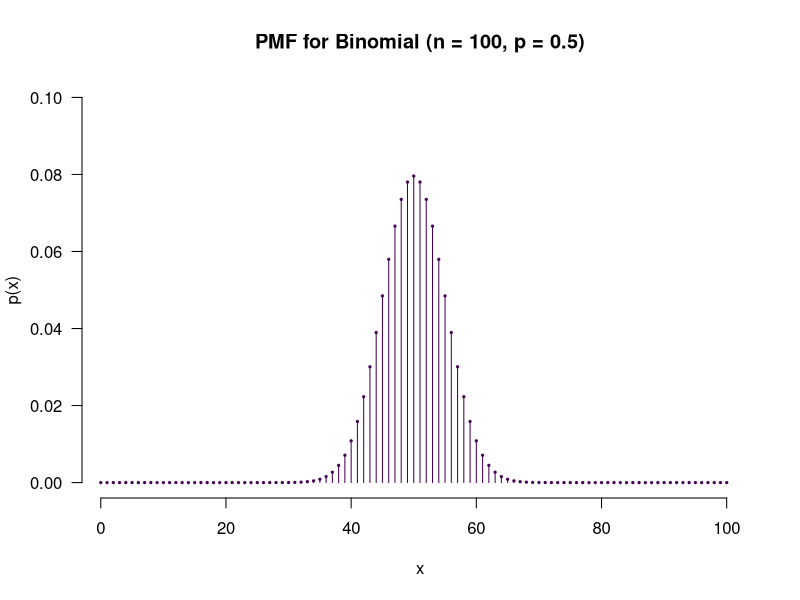
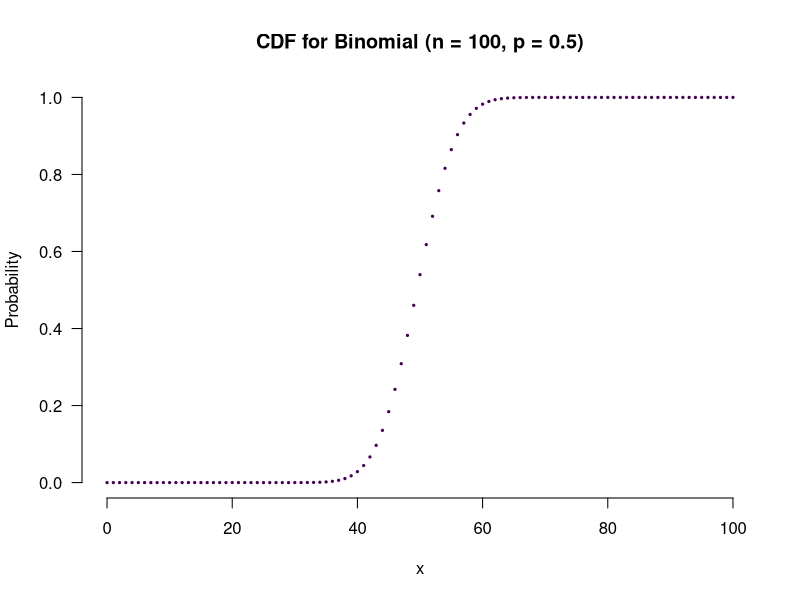
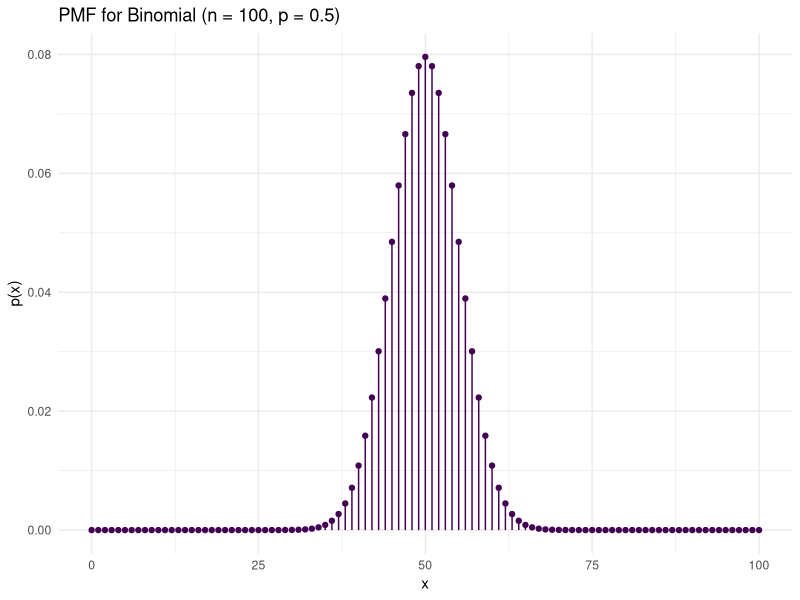
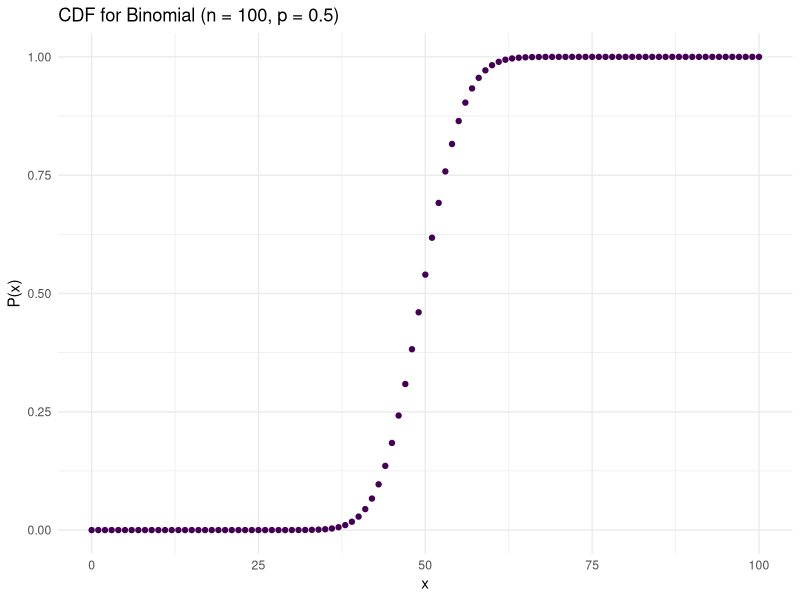
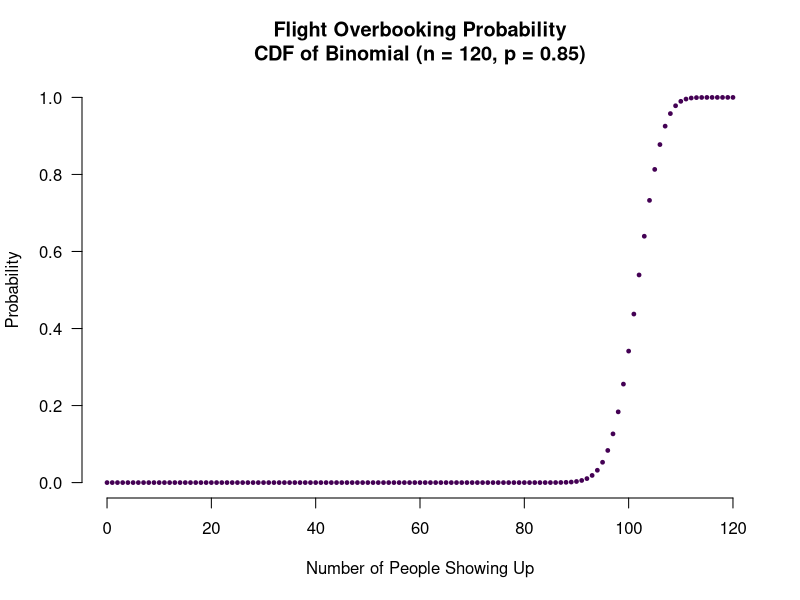
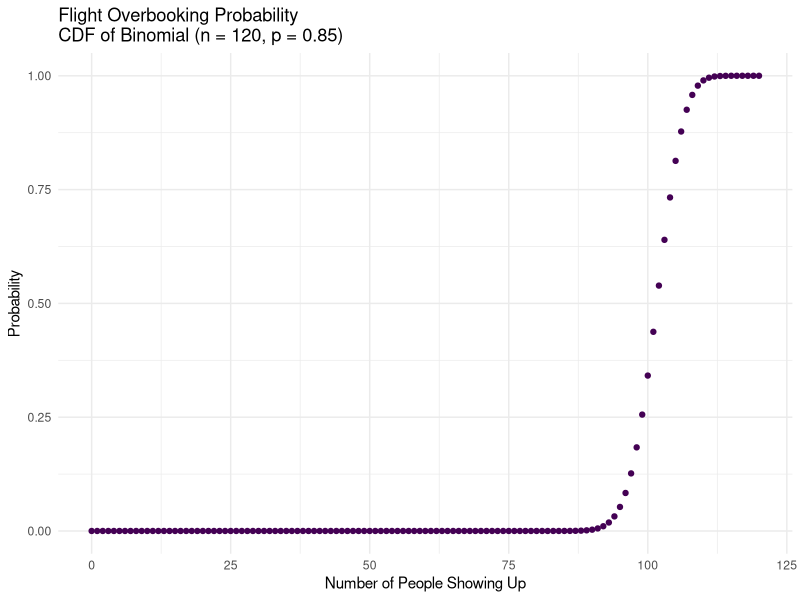
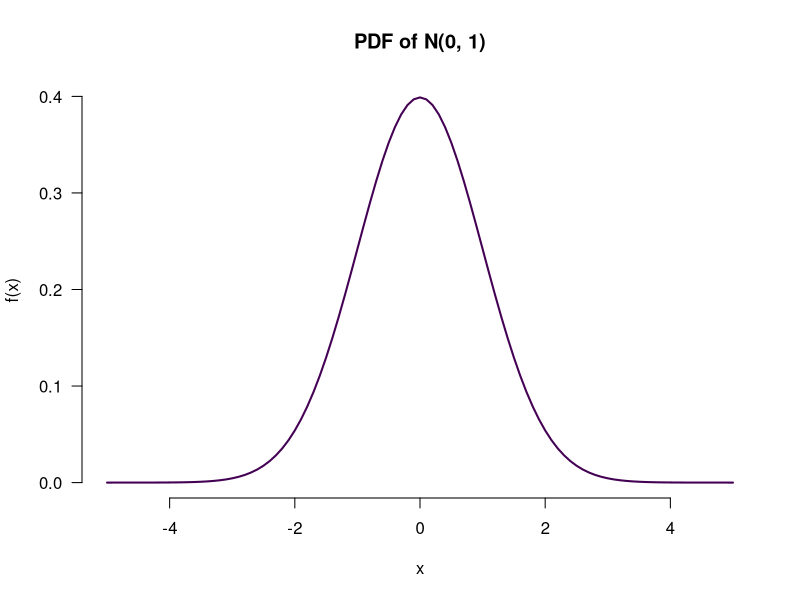
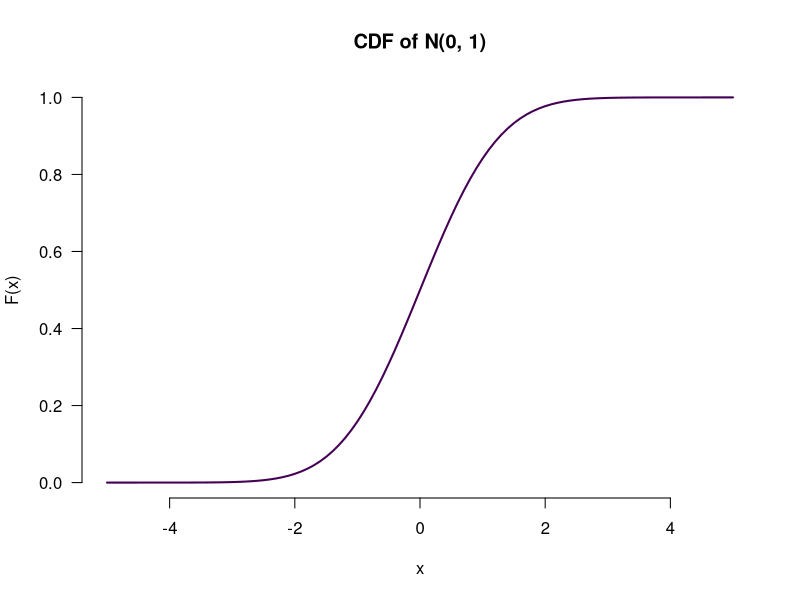

Recreate these plots in R, in order.
## ---- chunk 1
# The first line sets an option for the final document that can be produced from
# the .Rmd file. Don't worry about it.
knitr::opts_chunk$set(
  echo = TRUE, # show results
  collapse = TRUE # not interrupt chunks
)

# The next bit (lines 50-69) is quite powerful and useful.
# First you define which packages you need for your analysis and assign it to
# the p_needed object.
p_needed <-
  c("viridis","ggplot2")

# Now you check which packages are already installed on your computer.
# The function installed.packages() returns a vector with all the installed
# packages.
packages <- rownames(installed.packages())
# Then you check which of the packages you need are not installed on your
# computer yet. Essentially you compare the vector p_needed with the vector
# packages. The result of this comparison is assigned to p_to_install.
p_to_install <- p_needed[!(p_needed %in% packages)]
# If at least one element is in p_to_install you then install those missing
# packages.
if (length(p_to_install) > 0) {
  install.packages(p_to_install)
}
# Now that all packages are installed on the computer, you can load them for
# this project. Additionally the expression returns whether the packages were
# successfully loaded.
sapply(p_needed, require, character.only = TRUE)
## ---- chunk 2
dbinom(x = 1, size = 1, prob = 0.8)  # What does the result tell us?  

dbinom(x = 0, size = 1, prob = 0.8)  # What does the result tell us?
## ---- chunk 3
rbinom(n = 1, size = 1, prob = 0.5)
## ---- chunk 4
trial1 <- rbinom(n = 1000, size = 1, prob = 0.5)
## ---- chunk 5
table(trial1)
## ---- chunk 6
dbinom(x = c(0, 1, 2),
       size = 2,
       prob = 0.5)
## ---- chunk 7
pbinom(1, 2, 0.5)
## ---- chunk 8
1 - pbinom(1, 2, 0.5)

# or:

pbinom(1, 2, 0.5, lower.tail = F)
## ---- chunk 9
ex_trial <- rbinom(n = 1000, size = 2, prob = 0.5)
table(ex_trial)
## ---- chunk 10
# First, we need an x-axis
x_values <- c(0:100)

# Now we produce an empty plot.
plot(
  x = x_values,
  ylim = c(0, 0.1), # With ylim you can adjust the limits of the y axis.
  type = "n",       # type "n" produces an empty plot window.
  main = "PMF for Binomial (n = 100, p = 0.5)",
  xlab = "x",
  ylab = "p(x)",
  las = 1,
  frame = F
  )

# Let's add the points.
points(x_values, 
       dbinom(x_values, size = 100, p = 0.5), 
       cex = 0.3, 
       pch = 19, 
       col = viridis(1)
       )

# And those lines we know from the lecture.
segments(x0 = x_values, 
         y0 = 0, 
         x1 = x_values, 
         y1 = dbinom(x_values, size = 100, p = 0.5), 
         col = viridis(1)
         )  
## ---- chunk 11
plot(x = x_values, 
     y = pbinom(x_values, size = 100, p = 0.5),
     type = "p",
     main = "CDF for Binomial (n = 100, p = 0.5)",
     xlab = "x",
     ylab = "Probability",
     bty = "n",
     las = 1,
     pch = 19, 
     cex = 0.3, 
     col = viridis(1),
     frame = F
     )
## ---- chunk 12
library(ggplot2) 

# create a dataset
binom_data <- data.frame(x = x_values, 
                         density = dbinom(x_values, size = 100, p = 0.5))

# plot 
ggplot( # empty plot for our data
  data = binom_data, # data used for plotting
  mapping = aes(x = x, y = density) # axes
) + 
  geom_point(color = viridis(1)) + # add points
  geom_segment(aes( # add lines 
    x = x, xend = x, # how thick the lines will be
    y = 0, yend = density # how long the lines will be
  ),
  color = viridis(1) # color the lines
  ) +
  theme_minimal() + # change the appearance 
  labs(
    title = "PMF for Binomial (n = 100, p = 0.5)",
    y = "p(x)"
  )  
## ---- chunk 13

# Add new column to our dataset 

binom_data$CDF <- pbinom(x_values, size = 100, p = 0.5) 

ggplot(
  data = binom_data, # data used for plotting
  mapping = aes(x = x, y = CDF) # axes
) +
  geom_point(color = viridis(1)) + # add points
  theme_minimal() + # change the appearance 
  labs(
    title = "CDF for Binomial (n = 100, p = 0.5)",
    y = "P(x)"
  )  
## ---- chunk 14
# Answer to a):
1 - pbinom(q = 100, size = 120, p = 0.85)
## ---- chunk 15
# Answer to b):
passengers  <- 0:120 # for x-axis

plot(x = passengers, 
     y = pbinom(q = passengers, size = 120, p = 0.85),
     bty = "n",
     las = 1,
     pch = 19,
     xlab = "Number of People Showing Up",
     ylab = "Probability",
     main = "Flight Overbooking Probability\nCDF of Binomial (n = 120, p = 0.85)",
     cex = 0.5, 
     col = viridis(1),
     frame = F
     )
## ---- chunk 16
# Answer to b):

# create a dataframe 
airline_data <- data.frame(x = 0:120,
                           CDF = pbinom(q = 0:120, size = 120, p = 0.85))
# plot 
ggplot(data = airline_data,  # data used for plotting
       mapping = aes(x = x, y = CDF)) +
  geom_point(color = viridis(1)) + # add points
  theme_minimal() + # change the appearance
  labs(x = "Number of People Showing Up",
       y = "Probability",
       title = "Flight Overbooking Probability\nCDF of Binomial (n = 120, p = 0.85)")  
## ---- chunk 17
# Answer to c):
1 - pbinom(q = 100, size = 110, p = 0.85)
## ---- chunk 18
pnorm(q = 1.5, mean = 0, sd = 1)
## ---- chunk 19
1 - pnorm(q = 1.5, mean = 0, sd = 1)
## ---- chunk 20
qnorm(p = 0.3, mean = 0, sd = 1)
## ---- chunk 21
rnorm(n = 20, mean = 0, sd = 1)
## ---- chunk 22
x_values <- seq(from = -5, to = 5, by = 0.1)

plot(x = x_values, 
     y = dnorm(x_values),
     bty = "n", 
     las = 1,
     type = "l",
     col = viridis(1),
     lwd = 2,
     main = "PDF of N(0, 1)",
     ylab = "f(x)",
     xlab = "x"
     )

plot(x = x_values, 
     y = pnorm(x_values),
     bty = "n", 
     las = 1,
     type = "l",
     col = viridis(1),
     lwd = 2,
     main = "CDF of N(0, 1)",
     ylab = "F(x)",
     xlab = "x"
     )

# What if we have a different mean and sd?
plot(x = x_values, 
     y = dnorm(x_values, mean = 3, sd = 0.1),
     bty = "n", 
     las = 1,
     type = "l",
     col = viridis(1),
     lwd = 2,
     main = "PDF of N(1, 2)",
     ylab = "f(x)",
     xlab = "x"
     )
## ---- chunk 23
x_values <- seq(from = -5, to = 5, by = 0.1)

# ggplot can also work without datasets

ggplot() + # this creates an empty plot
  geom_line(aes(x = x_values, y = dnorm(x_values)),
            color = viridis(1)) +
  labs(title = "PDF of N(0, 1)",
       y = "f(x)",
       x = "x") +
  theme_bw()

ggplot() + # this creates an empty plot
  geom_line(aes(x = x_values, y = pnorm(x_values)),
            color = viridis(1)) +
  labs(title = "CDF of N(0, 1)",
       y = "F(x)",
       x = "x") +
  theme_bw()

ggplot() + # this creates an empty plot
  geom_line(aes(x = x_values, y = dnorm(x_values, mean = 3, sd = 0.1)),
            color = viridis(1)) +
  labs(title = "PDF of N(1, 2)",
       y = "f(x)",
       x = "x") +
  theme_bw()

## ---- chunk 24
n <- 120
p <- 0.85
mean <- n * p
sd <- sqrt((n * p * (1 - p)))  # Why do we have to use the square root?
## ---- chunk 25
# part a)
1 - pnorm(q = 100, mean = mean, sd = sd)

# part b)
passengers <- seq(from = 0, to = 120, by = 0.01)
densities <- dnorm(passengers, mean = mean, sd = sd)

plot(
  x = passengers,
  y = densities,
  bty = "n",
  las = 1,
  col = viridis(1),
  xlab = "Number of People Showing Up",
  ylab = "Probability Density",
  type = "l", 
  lwd = 2, 
  cex = 2, 
  main = "Flight Overbooking Probability \nPDF of N(mean = 102, var = 15.3)"
)

# part c)
1 - pnorm(q = 100, mean = mean, sd = sd)
1 - pbinom(q = 100, size = n, prob = p)
## ---- chunk 26
# part a)
1 - pnorm(q = 100, mean = mean, sd = sd)

# part b)
# modify dataset from before 
airline_data$CDF_normal <- dnorm(airline_data$x, mean = mean, sd = sd)

ggplot(airline_data,
       aes(x = x,
           y = CDF_normal)) +
  geom_point(color = viridis(1)) +
  labs(
    title = "Flight Overbooking Probability \nPDF of N(mean = 102, var = 15.3)",
    x = "Number of People Showing Up",
    y = "Probability Density"
  )  +
  theme_bw()

# part c)
1 - pnorm(q = 100, mean = mean, sd = sd)
1 - pbinom(q = 100, size = n, prob = p)
## ---- chunk 27
pop <- rnorm(1000, mean = 32, sd = 5) # we know the "true" values
summary(pop)
var(pop)

hist(pop,
     bty = "n",
     las = 1,
     border = "white",
     col = viridis(1)
     )

plot(density(pop),
     bty = "n",
     las = 1,
     col = viridis(1),
     lwd = 2,
     main = "Density of pop"
     )

sample(pop, 200) # take a random sample of size 200 from the population
## ---- chunk 28
trial1 <- rep(NA, 100) 
## ---- chunk 29
for (i in 1:100){
  trial1[i] <- mean(sample(pop, 100))
}

trial1
## ---- chunk 30
hist(trial1,
     bty = "n",
     las = 1,
     border = "white",
     col = viridis(1),
     xlim = c(30, 34),
     main = "Distribution of sample means\n(sample size: n = 100)"
     )

mean(trial1)
var(trial1)
## ---- chunk 31
trial2 <- rep(NA, 100)

for (i in 1:100){
  trial2[i] <- mean(sample(pop, 400))
}

hist(trial2,
     bty = "n",
     las = 1,
     border = "white", 
     col = viridis(1),
     xlim = c(30, 34), 
     main = "Distribution of sample means\n(sample size: n = 400)"
     )

mean(trial2)
var(trial2)
## ---- chunk 32
var(pop)/400
## ---- chunk 33
income <- rgamma(1000, shape = 1.1, scale = 2000) 
summary(income)
var(income)

# Let's have a look.
par(mfrow = c(1, 2)) # two plots side-by-side (alternative to chunk arguments)
hist(income,
     bty = "n",
     las = 1,
     border = "white",
     col = viridis(2)[1]
     )

plot(density(income),
     bty = "n",
     las = 1,
     col = viridis(2)[2],
     lwd = 2,
     main = "Density of income"
     )
## ---- chunk 34
trial3 <- rep(NA, 100)

for (i in 1:100){
  trial3[i] <- mean(sample(income, 100))
}

hist(trial3 ,
     bty = "n",
     las = 1,
     border = "white",
     col = viridis(1),
     xlim = c(1500, 3000),
     main = "Distribution of sample means\n(sample size: n = 100)"
     )

plot(density(trial3),
     bty = "n",
     las = 1,
     lwd = 2,
     col = viridis(1),
     xlim = c(1500, 3000),
     main = "Density of sample means\n(sample size: n = 100)"
     )

mean(trial3)
var(trial3)
## ---- chunk 35
trial4 <- rep(NA, 100)

for (i in 1:100){
  trial4[i] <- mean(sample(income, 400)) #this time, we sample 400 people
}

hist(trial4,
     bty = "n",
     las = 1,
     border = "white",
     col = viridis(1),
     xlim = c(1500, 3000),
     main = "Distribution of sample means\n(sample size: n = 400)"
     )

plot(density(trial4),
     bty = "n", 
     las = 1,
     lwd = 2,
     col = viridis(1),
     xlim = c(1500, 3000),
     main = "Density of sample means\n(sample size: n = 400)"
     )

mean(trial4)
var(trial4)
## ---- chunk 36
trial4 <- rep(NA, 100)

for (i in 1:100){
  trial4[i] <- mean(sample(income, 400)) #this time, we sample 400 people
}

ggplot() +
  geom_histogram(aes(x = trial4),
                 boundary = 2200, 
                 binwidth = 20,
                 color = "white",
                 fill = viridis(1)) +
  theme_bw() +
  labs(title = "Distribution of sample means\n(sample size: n = 400)")

ggplot() +
 geom_density(aes(trial4)) +
  labs(title = "Density of sample means\n(sample size: n = 400)",
       y = "F(x)",
       x = "x") +
  theme_bw()

mean(trial4)
var(trial4)
## ---- chunk 37
a <- rnorm(5)

b <- rnorm(5)

a == b


set.seed(1234)
a <- rnorm(5)

set.seed(1234)
b <- rnorm(5)

a == b
## ---- chunk 38

## ---- chunk 39

## ---- chunk 40


